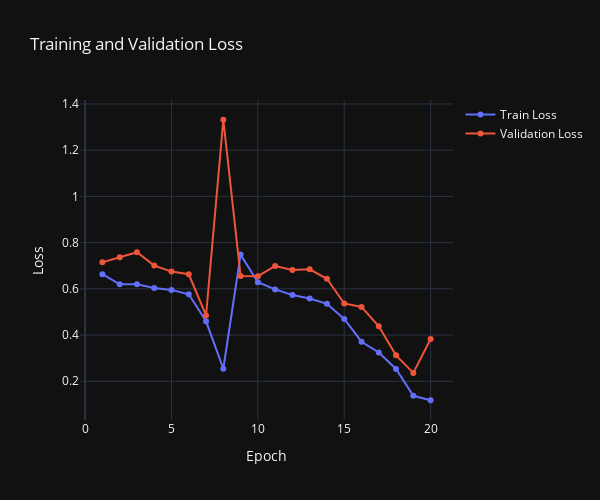

The cell this chart's notebook holds for it:
### Code cell
import plotly.graph_objects as go

# 学習曲線のプロット
fig = go.Figure()

# トレーニング損失の追加
fig.add_trace(go.Scatter(
    x=list(range(1, num_epochs + 1)),
    y=train_losses,
    mode='lines+markers',
    name='Train Loss'
))

# 検証損失の追加
fig.add_trace(go.Scatter(
    x=list(range(1, num_epochs + 1)),
    y=val_losses,
    mode='lines+markers',
    name='Validation Loss'
))

# レイアウトの設定
fig.update_layout(
    title='Training and Validation Loss',
    xaxis_title='Epoch',
    yaxis_title='Loss',
    template='plotly_dark',
    width=600,
    height=500
)

# プロットの表示
fig.show()

### Figure 1 — Plotly figure (JSON) as saved in the notebook; plotly's stock layout.template omitted (floating-point values rounded to 4 significant figures)
{"data": [{"mode": "lines+markers", "name": "Train Loss", "type": "scatter", "x": [1, 2, 3, 4, 5, 6, 7, 8, 9, 10, 11, 12, 13, 14, 15, 16, 17, 18, 19, 20], "y": [0.6635, 0.6196, 0.6201, 0.6038, 0.5954, 0.5766, 0.4595, 0.2542, 0.7482, 0.6283, 0.5976, 0.5733, 0.5584, 0.535, 0.4694, 0.3711, 0.3246, 0.2531, 0.1373, 0.1179]}, {"mode": "lines+markers", "name": "Validation Loss", "type": "scatter", "x": [1, 2, 3, 4, 5, 6, 7, 8, 9, 10, 11, 12, 13, 14, 15, 16, 17, 18, 19, 20], "y": [0.7147, 0.7363, 0.7587, 0.701, 0.6747, 0.6632, 0.4847, 1.332, 0.6555, 0.6548, 0.6988, 0.6817, 0.6843, 0.6436, 0.5368, 0.5218, 0.4378, 0.3123, 0.2363, 0.3827]}], "layout": {"height": 500, "title": {"text": "Training and Validation Loss"}, "width": 600, "xaxis": {"title": {"text": "Epoch"}}, "yaxis": {"title": {"text": "Loss"}}}}
